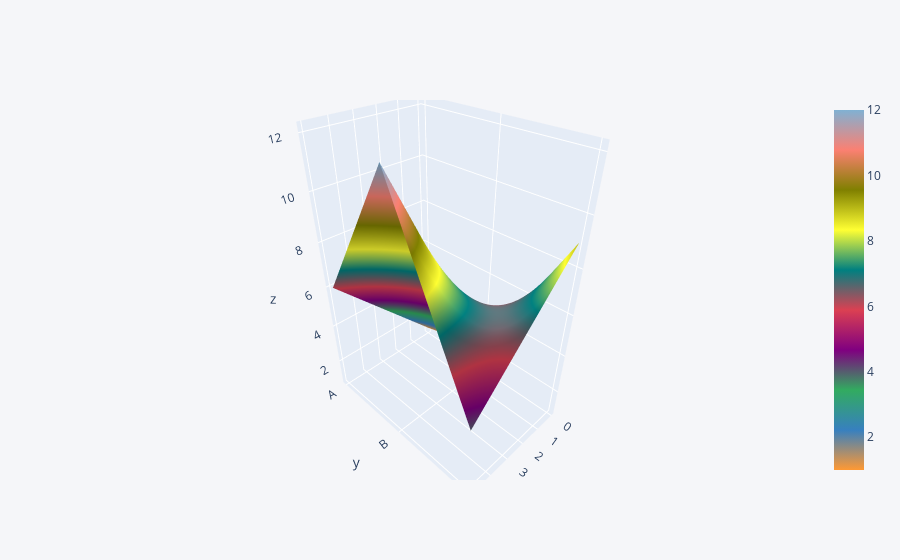

The notebook cell saved with this chart:
### Code cell
data.iplot(kind = "surface")

### Figure 1 — Plotly figure (JSON) as saved in the notebook; plotly's stock layout.template omitted (floating-point values rounded to 4 significant figures)
{"data": [{"colorscale": [[0, "rgb(255, 153, 51)"], [0.1111, "rgb(55, 128, 191)"], [0.2222, "rgb(50, 171, 96)"], [0.3333, "rgb(128, 0, 128)"], [0.4444, "rgb(219, 64, 82)"], [0.5556, "rgb(0, 128, 128)"], [0.6667, "rgb(255, 255, 51)"], [0.7778, "rgb(128, 128, 0)"], [0.8889, "rgb(251, 128, 114)"], [1, "rgb(128, 177, 211)"]], "type": "surface", "x": [0, 1, 2, 3, 4, 5], "y": ["A", "B", "C"], "z": [[1, 2, 3, 4, 5, 6], [2, 4, 6, 8, 10, 12], [9, 8, 7, 6, 5, 4]]}], "layout": {"legend": {"bgcolor": "#F5F6F9", "font": {"color": "#4D5663"}}, "paper_bgcolor": "#F5F6F9", "plot_bgcolor": "#F5F6F9", "title": {"font": {"color": "#4D5663"}}, "xaxis": {"gridcolor": "#E1E5ED", "showgrid": true, "tickfont": {"color": "#4D5663"}, "title": {"font": {"color": "#4D5663"}, "text": ""}, "zerolinecolor": "#E1E5ED"}, "yaxis": {"gridcolor": "#E1E5ED", "showgrid": true, "tickfont": {"color": "#4D5663"}, "title": {"font": {"color": "#4D5663"}, "text": ""}, "zerolinecolor": "#E1E5ED"}}}
